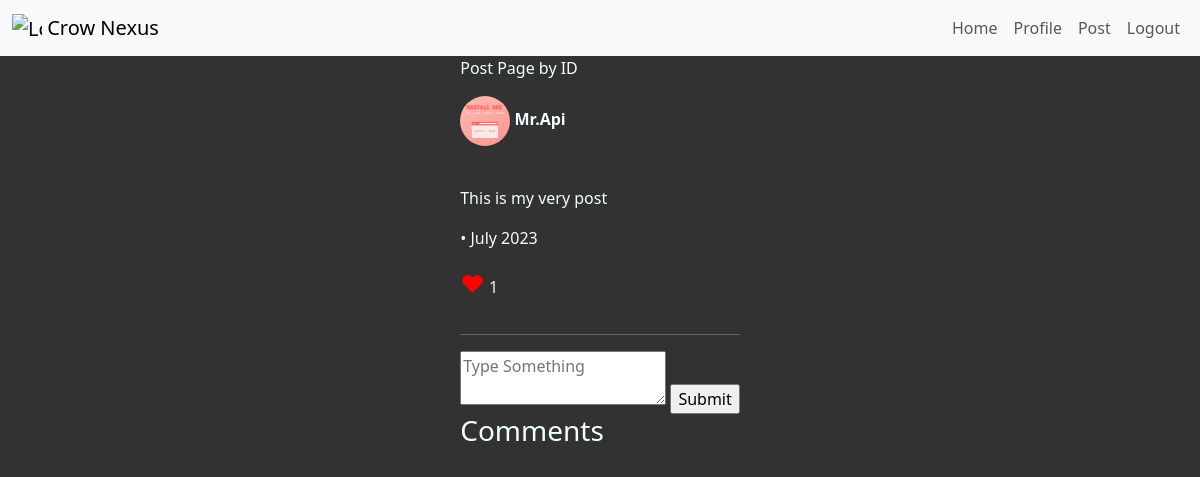
The app's page /showpost/1 (signed in), older data.
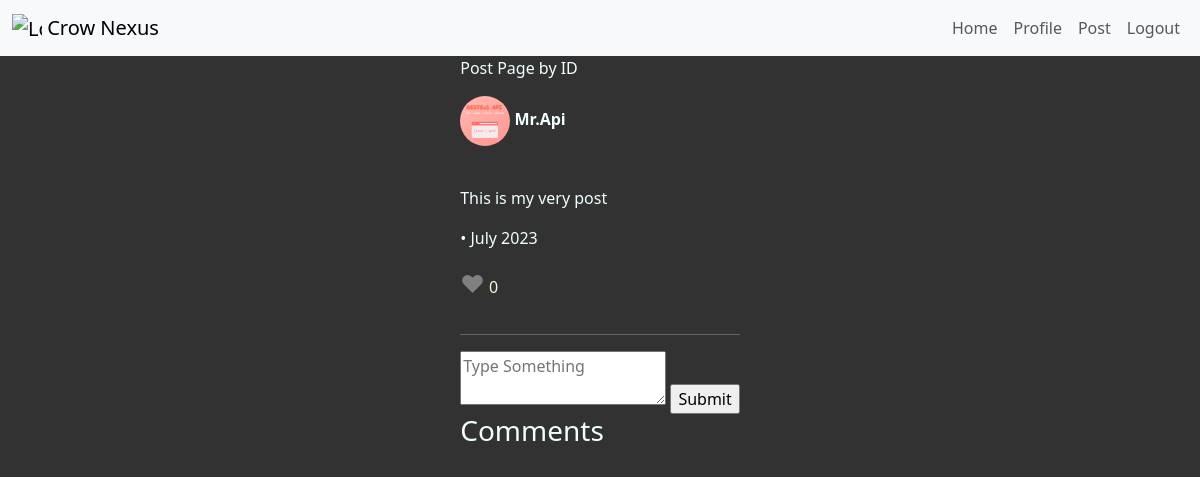
The same page, newer data.
### main.py (models this page shows)
    class Post(db.Model):
        __tablename__ = 'post'
        id = db.Column(db.Integer, primary_key=True)
        user_id = db.Column(db.Integer, db.ForeignKey(
            'user.id'), nullable=False)
        body = db.Column(db.Text, nullable=False)
        likes = db.Column(db.Integer, default=0)
        created_at = db.Column(db.DateTime, default=datetime.utcnow)
        updated_at = db.Column(db.DateTime, default=datetime.utcnow)
        user = relationship('User', back_populates='posts')
        comments = db.relationship('Comment', back_populates='post')

### main.py (the view, shortened to what this page needs)
    @app.route('/showpost/<int:post_id>', methods=['GET', 'POST'])
    def show_post(post_id):
        requested_post = Post.query.get(post_id)
        form = CommentForm()
        if requested_post:
            return render_template('showpost.html', form=form, post=requested_post, current_user=current_user, logged_in=current_user.is_authenticated)
        else:
            flash('Post not found.')
            return redirect(url_for('home'))

### main.py
    class CommentForm(FlaskForm):
        comment = TextAreaField('Post',
                                validators=[
                                    DataRequired(), Length(min=1, max=280)],
                                render_kw={'class': '',
                                           'placeholder': 'Type Something'}
                                )
        submit = SubmitField('Submit', render_kw={'class': ''})

### main.py (called while the page is built)
@login_manager.user_loader
def load_user(user_id):
    return User.query.get(int(user_id))

### templates/showpost.html (shortened to what this page needs)
{% extends 'base.html' %}
{% block content %}
<p>Post Page by ID</p>
<p>
    <span>
    {% if post.user.profile_picture %}
        <img src="{{ url_for('static', filename='profile_pictures/' + post.user.profile_picture) }}" alt="Profile Picture">
    {% else %}
     <img src="{{ url_for('static', filename='images/blank-profile-pic.png') }}" alt="Profile Picture">
    {% endif %}
    </span>
    <strong> {{ post.user.username }}</strong>
</p>
<br>
<p>{{ post.body }}</p>
 <p style="font-weight:lighter">
     •
    {{ post.created_at.strftime('%B %Y') }}
    <br>
</p>
{% if logged_in %}
        <p>
            <a href="#" class="like-button" data-post-id="{{ post.id }}" {% if current_user and post in current_user.liked_posts %}class="liked"{% endif %} onclick="likePost(event, this); return false;">
                <span class="likes-wrapper">
                {% if post.likes == 1 %}
                    <span class="heart-emoji red-heart">♥</span>
                {% else %}
                    <span class="heart-emoji empty-heart">♥</span>
                {% endif %}
                <span class="likes-count">{{ post.likes }}</span>
                </span>
            </a>
            </p>
<hr>
<form action="{{url_for('show_post', post_id=post.id)}}" method="post">
{{ form.comment }}
{{ form.submit }}
</form>
{% endif %}
 <h3>Comments</h3>
{% endblock %}

Row changes from the older to the newer data that the page shows:
changed Post "This is my very post": likes "1" → "0"
